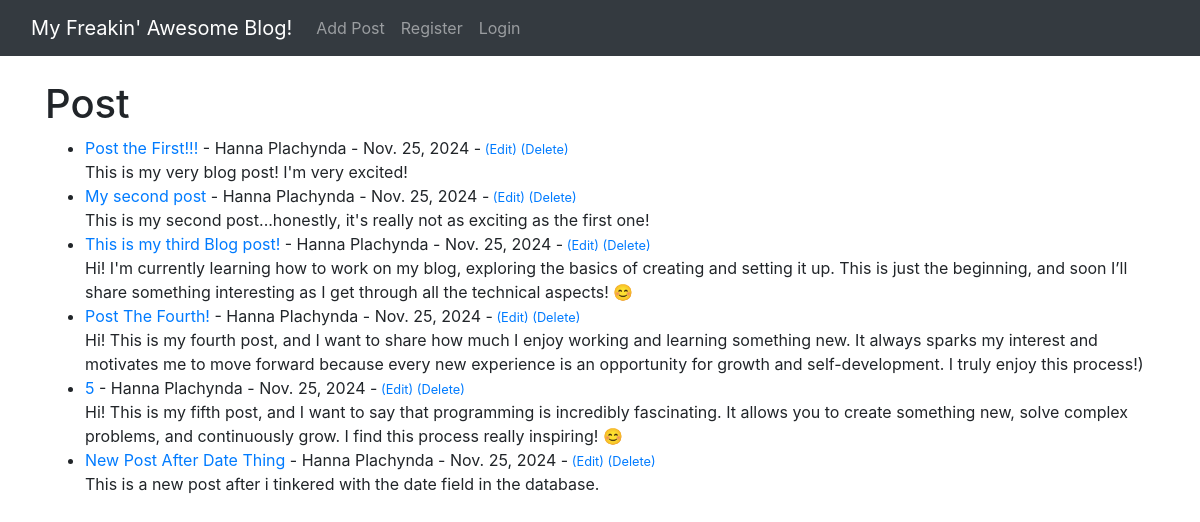
The page / on the database its author committed.
### theblog/models.py (models this page shows, shortened)
class Post(models.Model):
	title = models.CharField(max_length=255)
	title_tag = models.CharField(max_length=255)
	author = models.ForeignKey(User, on_delete=models.CASCADE)
	body = models.TextField()
	post_date = models.DateField(auto_now_add=True)

### theblog/views.py (the view)
# urls.py: path('', HomeView.as_view(), name="home"),
class HomeView(ListView):
	model = Post
	template_name = 'home.html'
	ordering = ['-post_date']

### theblog/templates/home.html
{% extends 'base.html' %}
{% block content %}
<h1>Post</h1>
<ul>
{% for post in object_list %}
	<li><a href="{% url 'article-detail' post.pk %}">
	{{ post.title }}</a> - {{ post.author.first_name }}
	{{ post.author.last_name }} -
		   {{ post.post_date }} -<small>
			<a href="{% url 'update_post' post.pk %}">(Edit)</a>
			<a href="{% url 'delete_post' post.pk %}">(Delete)</a>
	</small><br/>
	{{ post.body }}</li>
{% endfor%}
</ul>
{% endblock %}

### theblog/templates/base.html (shortened to what this page needs)
<!doctype html>
<html lang="en">
  <head>
    <link rel="stylesheet" href="https://stackpath.bootstrapcdn.com/bootstrap/4.4.1/css/bootstrap.min.css">
  </head>
  <body>
    <nav class="navbar navbar-expand-lg navbar-dark bg-dark">
  <div class="container-fluid">
    <a class="navbar-brand" href="{% url 'home' %}">My Freakin' Awesome Blog!</a>
    <div class="collapse navbar-collapse" id="navbarSupportedContent">
      <ul class="navbar-nav me-auto mb-2 mb-lg-0">
        <li class="nav-item">
          <a class="nav-link" href="{% url 'add_post' %}">Add Post</a>
        </li>
        <li class="nav-item">
          <a class="nav-link" href="{% url 'register' %}">Register</a>
        </li>
        <li class="nav-item">
          <a class="nav-link" href="{% url 'login' %}">Login</a>
        </li>
      </ul>
    </div>
  </div>
</nav>
    <br/>
    <div class="container">
      {% block content %}
      {% endblock %}
  </body>
</html>

### rows shown on the page
Post: title "Post the First!!!", author.first_name "Hanna", author.last_name "Plachynda", post_date "Nov. 25, 2024", body "This is my very blog post! I'm very excited!"
Post: title "My second post", author.first_name "Hanna", author.last_name "Plachynda", post_date "Nov. 25, 2024", body "This is my second post...honestly, it's really not as exciting as the first one!"
Post: title "This is my third Blog post!", author.first_name "Hanna", author.last_name "Plachynda", post_date "Nov. 25, 2024", body "Hi! I'm currently learning how to work on my blog, exploring the basics of creating and setting it up. This is just the beginning, and soon I’ll share something interesting as I get through all the technical aspects! 😊"
Post: title "Post The Fourth!", author.first_name "Hanna", author.last_name "Plachynda", post_date "Nov. 25, 2024", body "Hi! This is my fourth post, and I want to share how much I enjoy working and learning something new. It always sparks my interest and motivates me to move forward because every new experience is an opportunity for growth and self-development. I truly enjoy this process!)"
Post: title "5", author.first_name "Hanna", author.last_name "Plachynda", post_date "Nov. 25, 2024", body "Hi! This is my fifth post, and I want to say that programming is incredibly fascinating. It allows you to create something new, solve complex problems, and continuously grow. I find this process really inspiring! 😊"
Post: title "New Post After Date Thing", author.first_name "Hanna", author.last_name "Plachynda", post_date "Nov. 25, 2024", body "This is a new post after i tinkered with the date field in the database."
